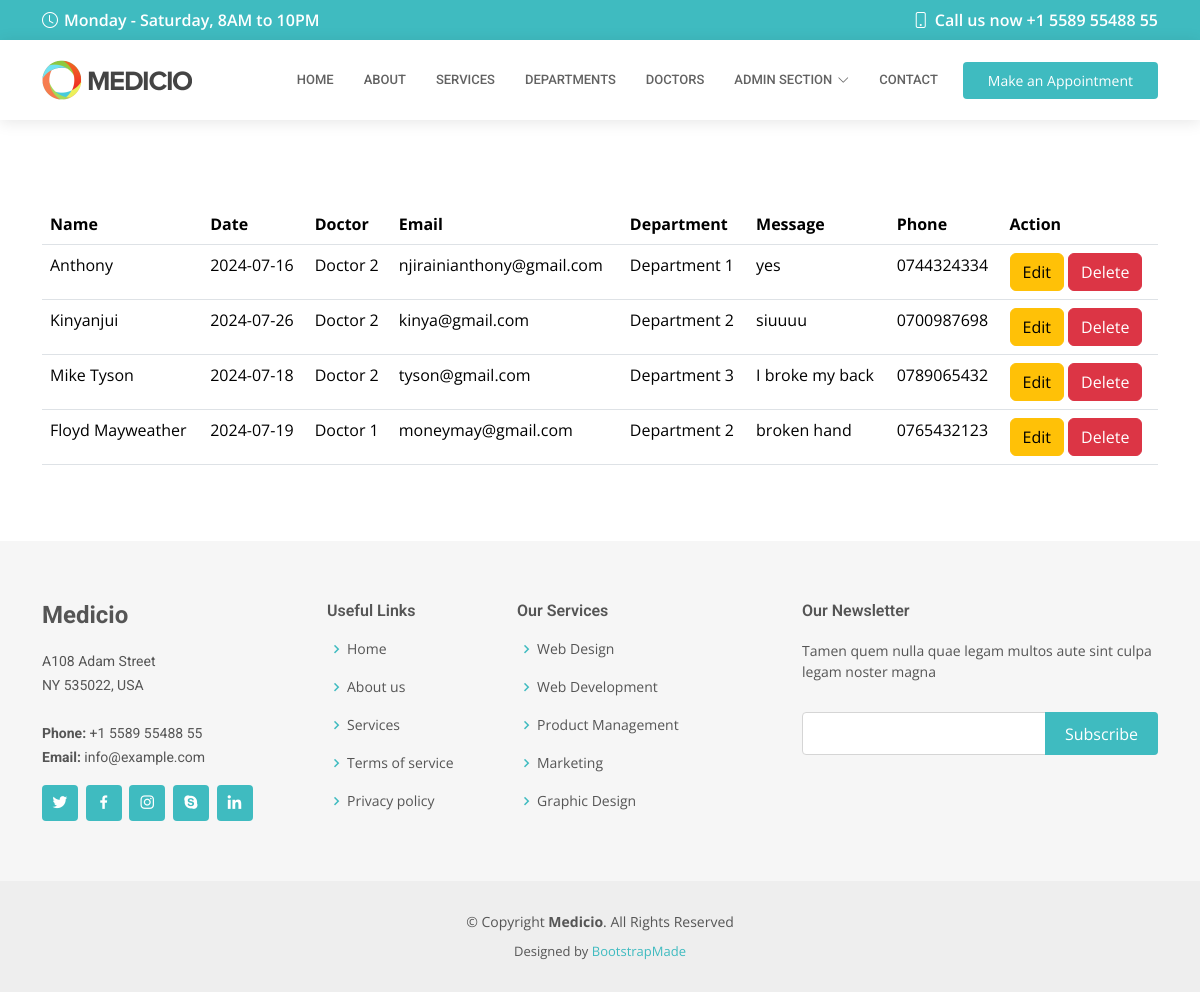
/show/, run on an earlier commit of the app's database.
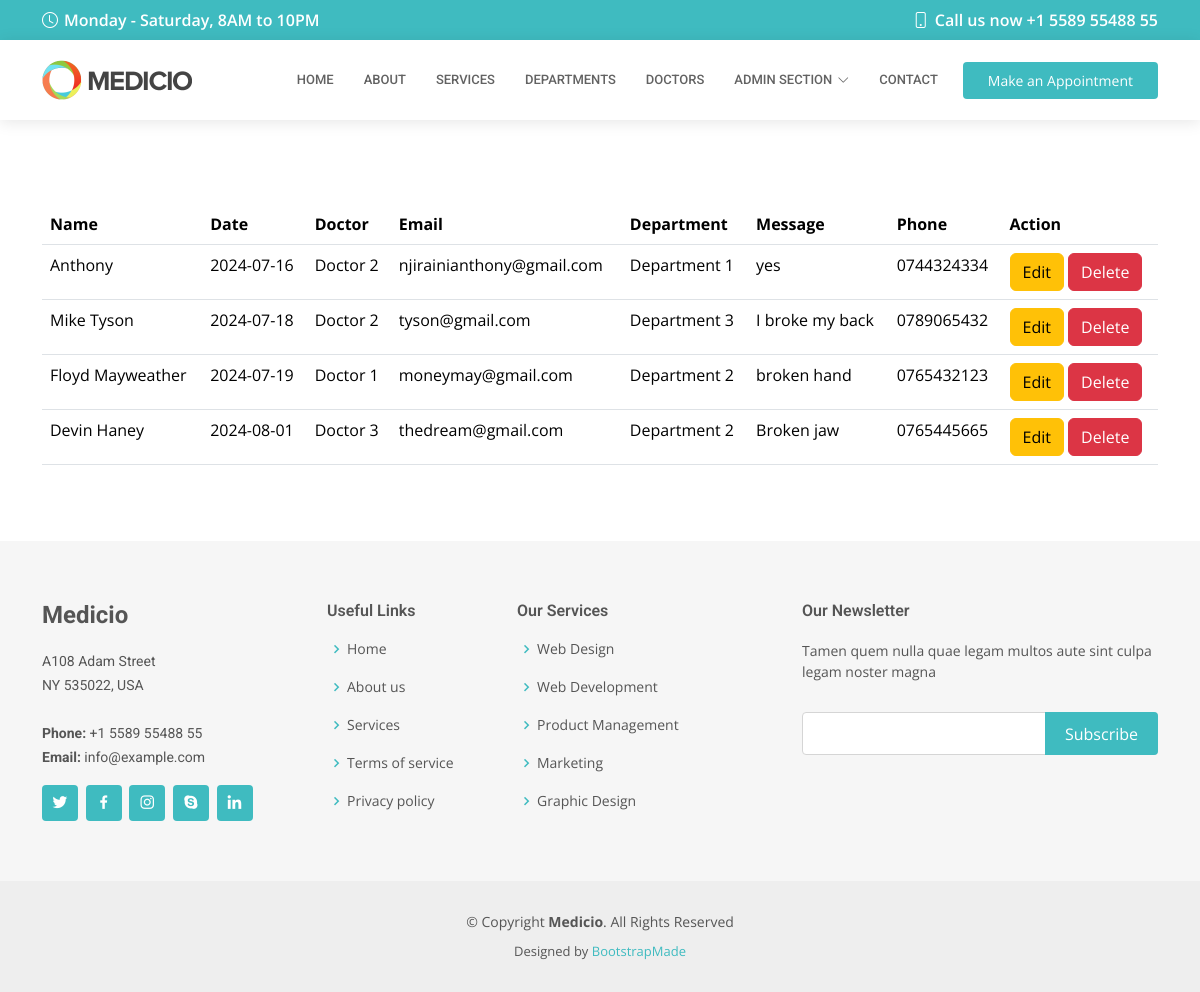
And on a later commit of the database.
### medicioapp/models.py (models this page shows, shortened)
class Appointment(models.Model):
    name = models.CharField(max_length=200)
    date = models.CharField(max_length=200)
    doctor = models.CharField(max_length=200)
    email = models.EmailField()
    department = models.CharField(max_length=200)
    message = models.TextField()
    phone = models.CharField(max_length=10)

### medicioapp/views.py (the view)
# urls.py: path('show/', views.show,name='show'),
def show(request):
    information= Appointment.objects.all()
    return render(request,'show.html',{'data':information})

### templates/show.html
{% extends 'inner-page.html' %}
{% load static %}
{% block body %}
    <br><br><br>
<table class="table container">
<tr>
    <th>Name</th>
    <th>Date</th>
    <th>Doctor</th>
    <th>Email</th>
    <th>Department</th>
    <th>Message</th>
    <th>Phone</th>
    <th>Action</th>
</tr>
{% for appointment in data %}
    <tr>
        <td>{{ appointment.name }}</td>
        <td>{{ appointment.date }}</td>
        <td>{{ appointment.doctor }}</td>
        <td>{{ appointment.email }}</td>
        <td>{{ appointment.department }}</td>
        <td>{{ appointment.message }}</td>
        <td>{{ appointment.phone }}</td>
    <td>
        <a href="/edit/{{ appointment.id }}" class="btn btn-warning">Edit</a>
        <a href="/delete/{{ appointment.id }}" class="btn btn-danger">Delete</a>
    </td>
    </tr>
{% endfor %}
</table>
{% endblock %}

What changed in the data, as far as the page shows it:
removed Appointment: name "Kinyanjui", date "2024-07-26", doctor "Doctor 2", email "kinya@gmail.com", department "Department 2", message "siuuuu", phone "0700987698"
added Appointment: name "Devin Haney", date "2024-08-01", doctor "Doctor 3", email "thedream@gmail.com", department "Department 2", message "Broken jaw", phone "0765445665"
